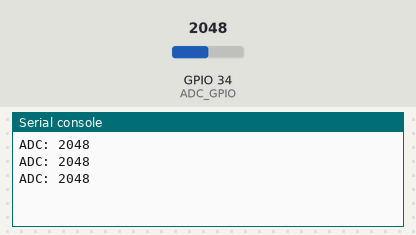
A program run on a simulated ESP32 board running MicroPython. Parts: the last lines printed to the serial console. Inputs (shaded band) come from the test bench; at power-on: GPIO 34 (ADC_GPIO) = 2048 (analog values on the 0–4095 scale). At 10.0 s the program stops and its outputs stay as they are.

Above: at 1.2 s.
1.3 s: GPIO 34 (ADC_GPIO) set to 491
At 1.9 s:
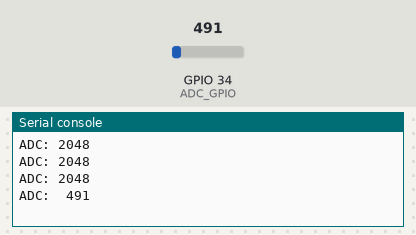
3.0 s: GPIO 34 (ADC_GPIO) set to 0
At 10.6 s:
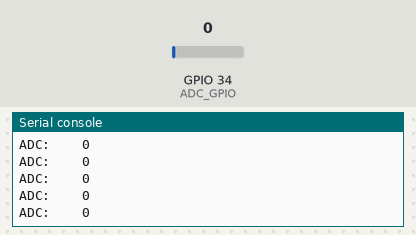

Measured:
- after the input at 1.3 s, the serial console: prints a new line after 0.20 s (image 1)
- after the input at 3.0 s, the serial console: prints a new line at once (image 2)

The program:

adc_analog_input_reading.py
```python
# file: adc_analog_input_reading.py
# Date: 2020-04-22

from machine import Pin, ADC
import utime as time
ADC_GPIO = const(34) # use GPIO-34 for ADC input channel
adc = ADC(Pin(ADC_GPIO),unit=1) # create an ADC object

adc.atten(ADC.ATTN_11DB)   # set 11dB attenuation for input
adc.width(ADC.WIDTH_12BIT) # set 12 bit return values

NUM_SAMPLES = const(8)
for i in range(20): # repeat 20 times
    samples = []
    for j in range(NUM_SAMPLES):
        samples.append( adc.read() )
    # calcuate the average value from N samples
    value_avg = round(sum(samples)/NUM_SAMPLES)
    print( 'ADC: {:4d}'.format(value_avg))
    time.sleep_ms(500)
```
